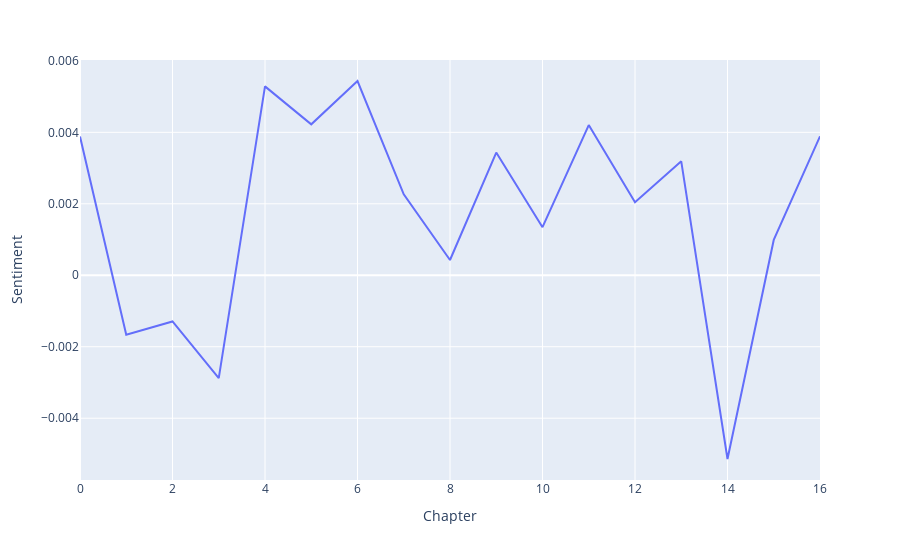

The code cell stored with this chart in its notebook:
### Code cell
hp_series = books_all

sentiment =  sentiment_all_chapters_books
indices = book_indices
min_val = min_val_b
min_val_pos = min_val_pos_b
max_val = max_val_b
max_val_pos = max_val_pos_b
chap_min = chap_min_b
chap_max = chap_max_b
_type = "Books"
length = sum([len(hp_series[serie]) for serie in hp_series])
x = np.linspace(0, length - 1, num = length)

flatten_sentiment_all_chapters = []
for key in sentiment.keys():
    flatten_sentiment_all_chapters += list(sentiment[key].values())

#fig = go.Figure()
fig = px.line(temp, x = 'Chapter', y = 'Sentiment')
             #label=serie, linewidth = 2.5)
        
fig.show()

### Figure 1 — Plotly figure (JSON) as saved in the notebook; plotly's stock layout.template omitted (floating-point values rounded to 4 significant figures)
{"data": [{"hovertemplate": "Chapter=%{x}<br>Sentiment=%{y}<extra></extra>", "legendgroup": "", "line": {"color": "#636efa", "dash": "solid"}, "marker": {"symbol": "circle"}, "mode": "lines", "name": "", "orientation": "v", "showlegend": false, "type": "scatter", "x": [0, 1, 2, 3, 4, 5, 6, 7, 8, 9, 10, 11, 12, 13, 14, 15, 16], "xaxis": "x", "y": [0.003884, -0.001662, -0.001292, -0.002876, 0.005287, 0.004223, 0.005437, 0.002265, 0.0004278, 0.003435, 0.001346, 0.004203, 0.002045, 0.00319, -0.005141, 0.0009893, 0.003887], "yaxis": "y"}], "layout": {"legend": {"tracegroupgap": 0}, "margin": {"t": 60}, "xaxis": {"anchor": "y", "domain": [0, 1], "title": {"text": "Chapter"}}, "yaxis": {"anchor": "x", "domain": [0, 1], "title": {"text": "Sentiment"}}}}
